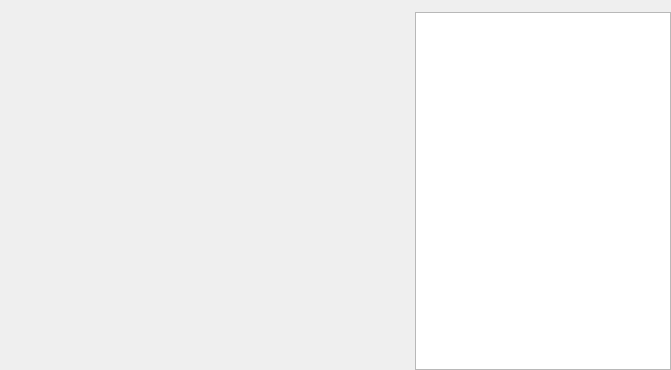
<?xml version="1.0" encoding="UTF-8"?>
<ui version="4.0">
 <class>CommonSpectrumTabWidget</class>
 <widget class="QWidget" name="CommonSpectrumTabWidget">
  <property name="geometry">
   <rect>
    <x>0</x>
    <y>0</y>
    <width>671</width>
    <height>370</height>
   </rect>
  </property>
  <property name="windowTitle">
   <string>Form</string>
  </property>
  <layout class="QGridLayout" name="gridLayout">
   <property name="leftMargin">
    <number>0</number>
   </property>
   <property name="topMargin">
    <number>0</number>
   </property>
   <property name="rightMargin">
    <number>0</number>
   </property>
   <property name="bottomMargin">
    <number>0</number>
   </property>
   <item row="1" column="2">
    <widget class="QTreeView" name="settingsTreeView">
     <property name="sizePolicy">
      <sizepolicy hsizetype="Preferred" vsizetype="Preferred">
       <horstretch>0</horstretch>
       <verstretch>0</verstretch>
      </sizepolicy>
     </property>
    </widget>
   </item>
   <item row="0" column="0" colspan="3">
    <layout class="QHBoxLayout" name="cpLayout">
     <property name="leftMargin">
      <number>6</number>
     </property>
     <property name="topMargin">
      <number>6</number>
     </property>
     <property name="rightMargin">
      <number>6</number>
     </property>
     <property name="bottomMargin">
      <number>6</number>
     </property>
    </layout>
   </item>
   <item row="1" column="0">
    <widget class="QScrollArea" name="scrollArea">
     <property name="frameShape">
      <enum>QFrame::NoFrame</enum>
     </property>
     <property name="lineWidth">
      <number>0</number>
     </property>
     <property name="widgetResizable">
      <bool>true</bool>
     </property>
     <widget class="QWidget" name="scrollAreaWidgetContents">
      <property name="geometry">
       <rect>
        <x>0</x>
        <y>0</y>
        <width>203</width>
        <height>352</height>
       </rect>
      </property>
      <property name="sizePolicy">
       <sizepolicy hsizetype="Preferred" vsizetype="Preferred">
        <horstretch>0</horstretch>
        <verstretch>0</verstretch>
       </sizepolicy>
      </property>
      <property name="styleSheet">
       <string notr="true"/>
      </property>
      <layout class="QVBoxLayout" name="spectumWidgetsContainer">
       <property name="sizeConstraint">
        <enum>QLayout::SetDefaultConstraint</enum>
       </property>
       <property name="leftMargin">
        <number>0</number>
       </property>
       <property name="topMargin">
        <number>0</number>
       </property>
       <property name="rightMargin">
        <number>0</number>
       </property>
       <property name="bottomMargin">
        <number>0</number>
       </property>
      </layout>
     </widget>
    </widget>
   </item>
   <item row="1" column="1">
    <widget class="CorrelationGroupColumnWidget" name="correlationsGroupWidget" native="true">
     <property name="sizePolicy">
      <sizepolicy hsizetype="Preferred" vsizetype="Preferred">
       <horstretch>0</horstretch>
       <verstretch>0</verstretch>
      </sizepolicy>
     </property>
     <property name="minimumSize">
      <size>
       <width>200</width>
       <height>0</height>
      </size>
     </property>
     <property name="maximumSize">
      <size>
       <width>200</width>
       <height>16777215</height>
      </size>
     </property>
    </widget>
   </item>
  </layout>
 </widget>
 <customwidgets>
  <customwidget>
   <class>CorrelationGroupColumnWidget</class>
   <extends>QWidget</extends>
   <header>Correlations/CorrelationGroupColumnWidget.h</header>
   <container>1</container>
  </customwidget>
 </customwidgets>
 <resources/>
 <connections/>
</ui>
